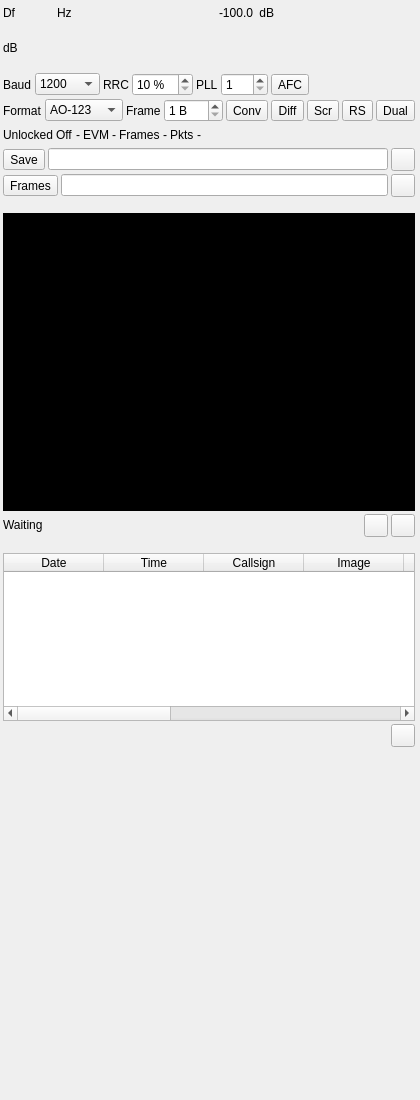
<?xml version="1.0" encoding="UTF-8"?>
<ui version="4.0">
 <class>SSDVDemodGUI</class>
 <widget class="RollupContents" name="SSDVDemodGUI">
  <property name="geometry">
   <rect>
    <x>0</x>
    <y>0</y>
    <width>420</width>
    <height>1100</height>
   </rect>
  </property>
  <property name="sizePolicy">
   <sizepolicy hsizetype="Expanding" vsizetype="Expanding">
    <horstretch>0</horstretch>
    <verstretch>0</verstretch>
   </sizepolicy>
  </property>
  <property name="minimumSize">
   <size>
    <width>400</width>
    <height>0</height>
   </size>
  </property>
  <property name="font">
   <font>
    <family>Liberation Sans</family>
    <pointsize>9</pointsize>
   </font>
  </property>
  <property name="windowTitle">
   <string>SSDV Demodulator</string>
  </property>
  <widget class="QWidget" name="settingsContainer" native="true">
   <property name="geometry">
    <rect>
     <x>0</x>
     <y>0</y>
     <width>418</width>
     <height>200</height>
    </rect>
   </property>
   <property name="minimumSize">
    <size>
     <width>400</width>
     <height>0</height>
    </size>
   </property>
   <property name="windowTitle">
    <string>Settings</string>
   </property>
   <layout class="QVBoxLayout" name="settingsLayout">
    <property name="spacing">
     <number>3</number>
    </property>
    <property name="leftMargin">
     <number>3</number>
    </property>
    <property name="topMargin">
     <number>3</number>
    </property>
    <property name="rightMargin">
     <number>3</number>
    </property>
    <property name="bottomMargin">
     <number>3</number>
    </property>
    <item>
     <layout class="QHBoxLayout" name="frequencyPowerLayout">
      <item>
       <widget class="QLabel" name="deltaFrequencyLabel">
        <property name="text">
         <string>Df</string>
        </property>
        <property name="minimumSize">
         <size>
          <width>16</width>
          <height>0</height>
         </size>
        </property>
       </widget>
      </item>
      <item>
       <widget class="ValueDialZ" name="deltaFrequency" native="true">
        <property name="sizePolicy">
         <sizepolicy hsizetype="Maximum" vsizetype="Maximum">
          <horstretch>0</horstretch>
          <verstretch>0</verstretch>
         </sizepolicy>
        </property>
        <property name="minimumSize">
         <size>
          <width>32</width>
          <height>16</height>
         </size>
        </property>
        <property name="font">
         <font>
          <family>Liberation Mono</family>
          <pointsize>12</pointsize>
         </font>
        </property>
        <property name="cursor">
         <cursorShape>PointingHandCursor</cursorShape>
        </property>
        <property name="focusPolicy">
         <enum>Qt::StrongFocus</enum>
        </property>
        <property name="toolTip">
         <string>Channel shift frequency from center in Hz</string>
        </property>
       </widget>
      </item>
      <item>
       <widget class="QLabel" name="deltaFrequencyUnits">
        <property name="text">
         <string>Hz </string>
        </property>
       </widget>
      </item>
      <item>
       <spacer name="frequencySpacer">
        <property name="orientation">
         <enum>Qt::Horizontal</enum>
        </property>
        <property name="sizeHint" stdset="0">
         <size>
          <width>40</width>
          <height>20</height>
         </size>
        </property>
       </spacer>
      </item>
      <item>
       <widget class="QLabel" name="channelPower">
        <property name="text">
         <string>-100.0</string>
        </property>
        <property name="toolTip">
         <string>Channel power</string>
        </property>
        <property name="layoutDirection">
         <enum>Qt::RightToLeft</enum>
        </property>
        <property name="alignment">
         <set>Qt::AlignRight|Qt::AlignTrailing|Qt::AlignVCenter</set>
        </property>
       </widget>
      </item>
      <item>
       <widget class="QLabel" name="channelPowerUnits">
        <property name="text">
         <string> dB</string>
        </property>
       </widget>
      </item>
      <item>
       <spacer name="muteSpacer">
        <property name="orientation">
         <enum>Qt::Horizontal</enum>
        </property>
        <property name="sizeHint" stdset="0">
         <size>
          <width>40</width>
          <height>20</height>
         </size>
        </property>
       </spacer>
      </item>
     </layout>
    </item>
    <item>
     <layout class="QHBoxLayout" name="powerMeterLayout">
      <item>
       <widget class="QLabel" name="channelPowerMeterUnits">
        <property name="text">
         <string>dB</string>
        </property>
       </widget>
      </item>
      <item>
       <widget class="LevelMeterSignalDB" name="channelPowerMeter" native="true">
        <property name="sizePolicy">
         <sizepolicy hsizetype="Expanding" vsizetype="MinimumExpanding">
          <horstretch>0</horstretch>
          <verstretch>0</verstretch>
         </sizepolicy>
        </property>
        <property name="minimumSize">
         <size>
          <width>0</width>
          <height>24</height>
         </size>
        </property>
        <property name="font">
         <font>
          <family>Liberation Mono</family>
          <pointsize>8</pointsize>
         </font>
        </property>
        <property name="toolTip">
         <string>Level meter (dB) top trace: average, bottom trace: instantaneous peak, tip: peak hold</string>
        </property>
       </widget>
      </item>
     </layout>
    </item>
    <item>
     <layout class="QHBoxLayout" name="demodLayout">
      <item>
       <widget class="QLabel" name="baudRateLabel">
        <property name="text">
         <string>Baud</string>
        </property>
       </widget>
      </item>
      <item>
       <widget class="QComboBox" name="baudRate">
        <property name="toolTip">
         <string>Symbol rate</string>
        </property>
        <item>
         <property name="text">
          <string>1200</string>
         </property>
        </item>
        <item>
         <property name="text">
          <string>2400</string>
         </property>
        </item>
        <item>
         <property name="text">
          <string>4800</string>
         </property>
        </item>
        <item>
         <property name="text">
          <string>9600</string>
         </property>
        </item>
        <item>
         <property name="text">
          <string>19200</string>
         </property>
        </item>
        <item>
         <property name="text">
          <string>38400</string>
         </property>
        </item>
       </widget>
      </item>
      <item>
       <widget class="QLabel" name="rrcRolloffLabel">
        <property name="text">
         <string>RRC</string>
        </property>
       </widget>
      </item>
      <item>
       <widget class="QSpinBox" name="rrcRolloff">
        <property name="toolTip">
         <string>Root raised cosine filter roll-off</string>
        </property>
        <property name="minimum">
         <number>10</number>
        </property>
        <property name="maximum">
         <number>100</number>
        </property>
        <property name="singleStep">
         <number>5</number>
        </property>
        <property name="suffix">
         <string> %</string>
        </property>
       </widget>
      </item>
      <item>
       <widget class="QLabel" name="pllBandwidthLabel">
        <property name="text">
         <string>PLL</string>
        </property>
       </widget>
      </item>
      <item>
       <widget class="QSpinBox" name="pllBandwidth">
        <property name="toolTip">
         <string>Costas loop bandwidth, in thousandths of the symbol rate</string>
        </property>
        <property name="minimum">
         <number>1</number>
        </property>
        <property name="maximum">
         <number>100</number>
        </property>
        <property name="singleStep">
         <number>1</number>
        </property>
       </widget>
      </item>
      <item>
       <widget class="ButtonSwitch" name="afc">
        <property name="toolTip">
         <string>Frequency locked loop that pulls in offsets up to half the symbol rate</string>
        </property>
        <property name="text">
         <string>AFC</string>
        </property>
        <property name="checkable">
         <bool>true</bool>
        </property>
       </widget>
      </item>
      <item>
       <spacer name="demodSpacer">
        <property name="orientation">
         <enum>Qt::Horizontal</enum>
        </property>
        <property name="sizeHint" stdset="0">
         <size>
          <width>40</width>
          <height>20</height>
         </size>
        </property>
       </spacer>
      </item>
     </layout>
    </item>
    <item>
     <layout class="QHBoxLayout" name="codingLayout">
      <item>
       <widget class="QLabel" name="packetFormatLabel">
        <property name="text">
         <string>Format</string>
        </property>
       </widget>
      </item>
      <item>
       <widget class="QComboBox" name="packetFormat">
        <property name="toolTip">
         <string>How SSDV packets are carried in the frames</string>
        </property>
        <item>
         <property name="text">
          <string>AO-123</string>
         </property>
        </item>
        <item>
         <property name="text">
          <string>Standard</string>
         </property>
        </item>
       </widget>
      </item>
      <item>
       <widget class="QLabel" name="frameSizeLabel">
        <property name="text">
         <string>Frame</string>
        </property>
       </widget>
      </item>
      <item>
       <widget class="QSpinBox" name="frameSize">
        <property name="toolTip">
         <string>CCSDS frame size in bytes, without the RS parity</string>
        </property>
        <property name="minimum">
         <number>1</number>
        </property>
        <property name="maximum">
         <number>223</number>
        </property>
        <property name="singleStep">
         <number>1</number>
        </property>
        <property name="suffix">
         <string> B</string>
        </property>
       </widget>
      </item>
      <item>
       <widget class="ButtonSwitch" name="convolutional">
        <property name="toolTip">
         <string>Rate 1/2, K=7 convolutional code</string>
        </property>
        <property name="text">
         <string>Conv</string>
        </property>
        <property name="checkable">
         <bool>true</bool>
        </property>
       </widget>
      </item>
      <item>
       <widget class="ButtonSwitch" name="differential">
        <property name="toolTip">
         <string>Differential coding inside the convolutional code</string>
        </property>
        <property name="text">
         <string>Diff</string>
        </property>
        <property name="checkable">
         <bool>true</bool>
        </property>
       </widget>
      </item>
      <item>
       <widget class="ButtonSwitch" name="randomizer">
        <property name="toolTip">
         <string>CCSDS pseudo-randomizer</string>
        </property>
        <property name="text">
         <string>Scr</string>
        </property>
        <property name="checkable">
         <bool>true</bool>
        </property>
       </widget>
      </item>
      <item>
       <widget class="ButtonSwitch" name="rs">
        <property name="toolTip">
         <string>Reed-Solomon (255,223)</string>
        </property>
        <property name="text">
         <string>RS</string>
        </property>
        <property name="checkable">
         <bool>true</bool>
        </property>
       </widget>
      </item>
      <item>
       <widget class="ButtonSwitch" name="dualBasis">
        <property name="toolTip">
         <string>Reed-Solomon in dual basis rather than conventional</string>
        </property>
        <property name="text">
         <string>Dual</string>
        </property>
        <property name="checkable">
         <bool>true</bool>
        </property>
       </widget>
      </item>
      <item>
       <spacer name="codingSpacer">
        <property name="orientation">
         <enum>Qt::Horizontal</enum>
        </property>
        <property name="sizeHint" stdset="0">
         <size>
          <width>40</width>
          <height>20</height>
         </size>
        </property>
       </spacer>
      </item>
     </layout>
    </item>
    <item>
     <layout class="QHBoxLayout" name="statusLayout">
      <item>
       <widget class="QLabel" name="lock">
        <property name="text">
         <string>Unlocked</string>
        </property>
        <property name="toolTip">
         <string>Carrier lock</string>
        </property>
        <property name="textInteractionFlags">
         <set>Qt::TextSelectableByMouse</set>
        </property>
       </widget>
      </item>
      <item>
       <widget class="QLabel" name="frequencyOffsetLabel">
        <property name="text">
         <string>Off</string>
        </property>
       </widget>
      </item>
      <item>
       <widget class="QLabel" name="frequencyOffset">
        <property name="text">
         <string>-</string>
        </property>
        <property name="toolTip">
         <string>Frequency offset tracked by the AFC and Costas loop</string>
        </property>
        <property name="textInteractionFlags">
         <set>Qt::TextSelectableByMouse</set>
        </property>
       </widget>
      </item>
      <item>
       <widget class="QLabel" name="evmLabel">
        <property name="text">
         <string>EVM</string>
        </property>
       </widget>
      </item>
      <item>
       <widget class="QLabel" name="evm">
        <property name="text">
         <string>-</string>
        </property>
        <property name="toolTip">
         <string>Error vector magnitude</string>
        </property>
        <property name="textInteractionFlags">
         <set>Qt::TextSelectableByMouse</set>
        </property>
       </widget>
      </item>
      <item>
       <widget class="QLabel" name="framesLabel">
        <property name="text">
         <string>Frames</string>
        </property>
       </widget>
      </item>
      <item>
       <widget class="QLabel" name="frames">
        <property name="text">
         <string>-</string>
        </property>
        <property name="toolTip">
         <string>Frames received / frames whose RS decoding failed</string>
        </property>
        <property name="textInteractionFlags">
         <set>Qt::TextSelectableByMouse</set>
        </property>
       </widget>
      </item>
      <item>
       <widget class="QLabel" name="packetsLabel">
        <property name="text">
         <string>Pkts</string>
        </property>
       </widget>
      </item>
      <item>
       <widget class="QLabel" name="packetCount">
        <property name="text">
         <string>-</string>
        </property>
        <property name="toolTip">
         <string>SSDV packets received</string>
        </property>
        <property name="textInteractionFlags">
         <set>Qt::TextSelectableByMouse</set>
        </property>
       </widget>
      </item>
      <item>
       <spacer name="statusSpacer">
        <property name="orientation">
         <enum>Qt::Horizontal</enum>
        </property>
        <property name="sizeHint" stdset="0">
         <size>
          <width>40</width>
          <height>20</height>
         </size>
        </property>
       </spacer>
      </item>
     </layout>
    </item>
    <item>
     <layout class="QHBoxLayout" name="autoSaveLayout">
      <item>
       <widget class="ButtonSwitch" name="autoSave">
        <property name="toolTip">
         <string>Save images as they complete, and partial images when replaced</string>
        </property>
        <property name="text">
         <string>Save</string>
        </property>
        <property name="checkable">
         <bool>true</bool>
        </property>
       </widget>
      </item>
      <item>
       <widget class="QLineEdit" name="autoSavePath">
        <property name="toolTip">
         <string>Folder for saved images. Empty for Pictures/SSDV</string>
        </property>
       </widget>
      </item>
      <item>
       <widget class="QToolButton" name="autoSavePathBrowse">
        <property name="toolTip">
         <string>Select the folder for saved images</string>
        </property>
        <property name="text">
         <string/>
        </property>
        <property name="icon">
         <iconset resource="../../../sdrgui/resources/res.qrc">
          <normaloff>:/load.png</normaloff>
         </iconset>
        </property>
       </widget>
      </item>
     </layout>
    </item>
    <item>
     <layout class="QHBoxLayout" name="saveFramesLayout">
      <item>
       <widget class="ButtonSwitch" name="saveFrames">
        <property name="toolTip">
         <string>Append received frames to a KISS file (as gr-satellites --kiss_out)</string>
        </property>
        <property name="text">
         <string>Frames</string>
        </property>
        <property name="checkable">
         <bool>true</bool>
        </property>
       </widget>
      </item>
      <item>
       <widget class="QLineEdit" name="framesFilename">
        <property name="toolTip">
         <string>KISS file frames are appended to</string>
        </property>
       </widget>
      </item>
      <item>
       <widget class="QToolButton" name="framesFilenameBrowse">
        <property name="toolTip">
         <string>Select the KISS file</string>
        </property>
        <property name="text">
         <string/>
        </property>
        <property name="icon">
         <iconset resource="../../../sdrgui/resources/res.qrc">
          <normaloff>:/load.png</normaloff>
         </iconset>
        </property>
       </widget>
      </item>
     </layout>
    </item>
   </layout>
  </widget>
  <widget class="QWidget" name="imageContainer" native="true">
   <property name="geometry">
    <rect>
     <x>0</x>
     <y>210</y>
     <width>418</width>
     <height>330</height>
    </rect>
   </property>
   <property name="minimumSize">
    <size>
     <width>400</width>
     <height>0</height>
    </size>
   </property>
   <property name="windowTitle">
    <string>Image</string>
   </property>
   <layout class="QVBoxLayout" name="imageLayout">
    <property name="spacing">
     <number>3</number>
    </property>
    <property name="leftMargin">
     <number>3</number>
    </property>
    <property name="topMargin">
     <number>3</number>
    </property>
    <property name="rightMargin">
     <number>3</number>
    </property>
    <property name="bottomMargin">
     <number>3</number>
    </property>
    <item>
     <widget class="QLabel" name="image">
      <property name="toolTip">
       <string>Image being received</string>
      </property>
      <property name="minimumSize">
       <size>
        <width>320</width>
        <height>256</height>
       </size>
      </property>
      <property name="sizePolicy">
       <sizepolicy hsizetype="Expanding" vsizetype="Expanding">
        <horstretch>0</horstretch>
        <verstretch>0</verstretch>
       </sizepolicy>
      </property>
      <property name="alignment">
       <set>Qt::AlignCenter</set>
      </property>
      <property name="styleSheet">
       <string>background-color: black</string>
      </property>
     </widget>
    </item>
    <item>
     <layout class="QHBoxLayout" name="imageButtonsLayout">
      <item>
       <widget class="QLabel" name="status">
        <property name="text">
         <string>Waiting</string>
        </property>
        <property name="toolTip">
         <string>Image being received</string>
        </property>
        <property name="textInteractionFlags">
         <set>Qt::TextSelectableByMouse</set>
        </property>
       </widget>
      </item>
      <item>
       <spacer name="imageSpacer">
        <property name="orientation">
         <enum>Qt::Horizontal</enum>
        </property>
        <property name="sizeHint" stdset="0">
         <size>
          <width>40</width>
          <height>20</height>
         </size>
        </property>
       </spacer>
      </item>
      <item>
       <widget class="QToolButton" name="saveImage">
        <property name="toolTip">
         <string>Save the image</string>
        </property>
        <property name="text">
         <string/>
        </property>
        <property name="icon">
         <iconset resource="../../../sdrgui/resources/res.qrc">
          <normaloff>:/save.png</normaloff>
         </iconset>
        </property>
       </widget>
      </item>
      <item>
       <widget class="QToolButton" name="clearImage">
        <property name="toolTip">
         <string>Forget the images being received</string>
        </property>
        <property name="text">
         <string/>
        </property>
        <property name="icon">
         <iconset resource="../../../sdrgui/resources/res.qrc">
          <normaloff>:/bin.png</normaloff>
         </iconset>
        </property>
       </widget>
      </item>
     </layout>
    </item>
   </layout>
  </widget>
  <widget class="QWidget" name="packetsContainer" native="true">
   <property name="geometry">
    <rect>
     <x>0</x>
     <y>550</y>
     <width>418</width>
     <height>200</height>
    </rect>
   </property>
   <property name="minimumSize">
    <size>
     <width>400</width>
     <height>0</height>
    </size>
   </property>
   <property name="windowTitle">
    <string>Packets</string>
   </property>
   <layout class="QVBoxLayout" name="packetsLayout">
    <property name="spacing">
     <number>3</number>
    </property>
    <property name="leftMargin">
     <number>3</number>
    </property>
    <property name="topMargin">
     <number>3</number>
    </property>
    <property name="rightMargin">
     <number>3</number>
    </property>
    <property name="bottomMargin">
     <number>3</number>
    </property>
    <item>
     <widget class="QTableWidget" name="packets">
      <property name="toolTip">
       <string>SSDV packets received</string>
      </property>
      <property name="editTriggers">
       <set>QAbstractItemView::NoEditTriggers</set>
      </property>
      <property name="selectionBehavior">
       <enum>QAbstractItemView::SelectRows</enum>
      </property>
      <column>
       <property name="text">
        <string>Date</string>
       </property>
      </column>
      <column>
       <property name="text">
        <string>Time</string>
       </property>
      </column>
      <column>
       <property name="text">
        <string>Callsign</string>
       </property>
      </column>
      <column>
       <property name="text">
        <string>Image</string>
       </property>
      </column>
      <column>
       <property name="text">
        <string>Packet</string>
       </property>
      </column>
      <column>
       <property name="text">
        <string>Size</string>
       </property>
      </column>
      <column>
       <property name="text">
        <string>MCU</string>
       </property>
      </column>
      <column>
       <property name="text">
        <string>EOI</string>
       </property>
      </column>
      <column>
       <property name="text">
        <string>RS</string>
       </property>
      </column>
      <column>
       <property name="text">
        <string>Note</string>
       </property>
      </column>
     </widget>
    </item>
    <item>
     <layout class="QHBoxLayout" name="packetsButtonsLayout">
      <item>
       <spacer name="packetsSpacer">
        <property name="orientation">
         <enum>Qt::Horizontal</enum>
        </property>
        <property name="sizeHint" stdset="0">
         <size>
          <width>40</width>
          <height>20</height>
         </size>
        </property>
       </spacer>
      </item>
      <item>
       <widget class="QToolButton" name="clearPackets">
        <property name="toolTip">
         <string>Clear the packet table</string>
        </property>
        <property name="text">
         <string/>
        </property>
        <property name="icon">
         <iconset resource="../../../sdrgui/resources/res.qrc">
          <normaloff>:/bin.png</normaloff>
         </iconset>
        </property>
       </widget>
      </item>
     </layout>
    </item>
   </layout>
  </widget>
  <widget class="QWidget" name="scopeContainer" native="true">
   <property name="geometry">
    <rect>
     <x>0</x>
     <y>760</y>
     <width>732</width>
     <height>340</height>
    </rect>
   </property>
   <property name="minimumSize">
    <size>
     <width>714</width>
     <height>0</height>
    </size>
   </property>
   <property name="windowTitle">
    <string>Constellation</string>
   </property>
   <layout class="QVBoxLayout" name="scopeLayout">
    <property name="spacing">
     <number>3</number>
    </property>
    <property name="leftMargin">
     <number>3</number>
    </property>
    <property name="topMargin">
     <number>3</number>
    </property>
    <property name="rightMargin">
     <number>3</number>
    </property>
    <property name="bottomMargin">
     <number>3</number>
    </property>
    <item>
     <widget class="GLScope" name="glScope" native="true">
      <property name="minimumSize">
       <size>
        <width>200</width>
        <height>250</height>
       </size>
      </property>
      <property name="font">
       <font>
        <family>Liberation Mono</family>
        <pointsize>8</pointsize>
       </font>
      </property>
     </widget>
    </item>
    <item>
     <widget class="GLScopeGUI" name="scopeGUI" native="true"/>
    </item>
   </layout>
  </widget>
 </widget>
 <customwidgets>
  
  
  <customwidget>
   <class>RollupContents</class>
   <extends>QWidget</extends>
   <header>gui/rollupcontents.h</header>
   <container>1</container>
  </customwidget>
  
  
  <customwidget>
   <class>ValueDialZ</class>
   <extends>QWidget</extends>
   <header>gui/valuedialz.h</header>
   <container>1</container>
  </customwidget>
  
  
  <customwidget>
   <class>ButtonSwitch</class>
   <extends>QToolButton</extends>
   <header>gui/buttonswitch.h</header>
  </customwidget>
  
  
  <customwidget>
   <class>LevelMeterVU</class>
   <extends>QWidget</extends>
   <header>gui/levelmeter.h</header>
   <container>1</container>
  </customwidget>
  
  
  <customwidget>
   <class>LevelMeterSignalDB</class>
   <extends>QWidget</extends>
   <header>gui/levelmeter.h</header>
   <container>1</container>
  </customwidget>
  
  
  <customwidget>
   <class>GLScope</class>
   <extends>QWidget</extends>
   <header>gui/glscope.h</header>
   <container>1</container>
  </customwidget>
  
  
  <customwidget>
   <class>GLScopeGUI</class>
   <extends>QWidget</extends>
   <header>gui/glscopegui.h</header>
   <container>1</container>
  </customwidget>
  
 
 </customwidgets>
 <tabstops>
  <tabstop>deltaFrequency</tabstop>
  <tabstop>baudRate</tabstop>
  <tabstop>rrcRolloff</tabstop>
  <tabstop>pllBandwidth</tabstop>
  <tabstop>afc</tabstop>
  <tabstop>packetFormat</tabstop>
  <tabstop>frameSize</tabstop>
  <tabstop>convolutional</tabstop>
  <tabstop>differential</tabstop>
  <tabstop>randomizer</tabstop>
  <tabstop>rs</tabstop>
  <tabstop>dualBasis</tabstop>
  <tabstop>autoSave</tabstop>
  <tabstop>autoSavePath</tabstop>
  <tabstop>autoSavePathBrowse</tabstop>
  <tabstop>saveFrames</tabstop>
  <tabstop>framesFilename</tabstop>
  <tabstop>framesFilenameBrowse</tabstop>
  <tabstop>saveImage</tabstop>
  <tabstop>clearImage</tabstop>
  <tabstop>packets</tabstop>
  <tabstop>clearPackets</tabstop>
 </tabstops>
 <resources>
  <include location="../../../sdrgui/resources/res.qrc"/>
 </resources>
 <connections/>
</ui>
